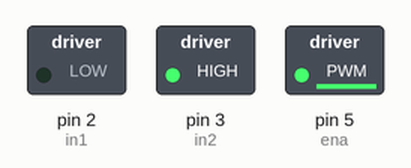
Simulated run of this sketch. Board: Arduino Uno, built with avr-gcc and run on an emulated ATmega328P. Shown: switched loads named in the sketch (green lamp = pin HIGH).

Above: at 0.1 s.
Timing chart, 0 to 1.6 s (numbered marks = the images above):
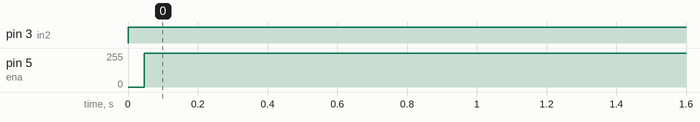

The sketch:

motordc_2.ino
```cpp
int in1 = 2;
int in2 = 3;
int ena = 5;
int velocidad;

void setup() {
  pinMode(in1, OUTPUT);
  pinMode(in2, OUTPUT);
  pinMode(ena, OUTPUT);
}

void loop() {
  for(velocidad = 0; velocidad < 256; velocidad++){
    digitalWrite(ena, velocidad);
    digitalWrite(in1, LOW);
    digitalWrite(in2, HIGH);
  }
}
```

Measured:
- by itself, pin 3 (in2): LOW → HIGH at 0.00 s
- by itself, pin 5 (ena): 0/255 → 254/255 at 0.05 s
